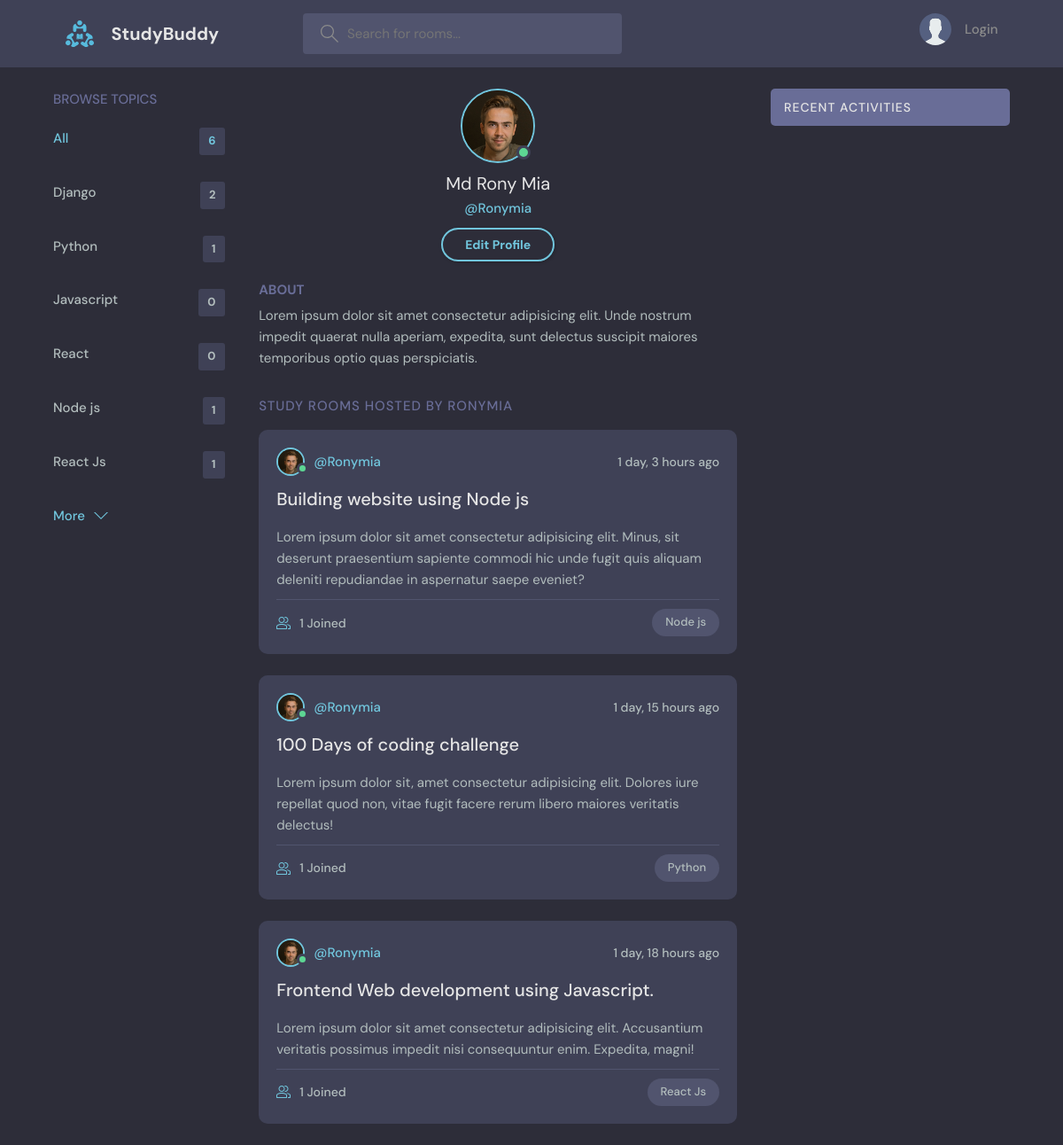
The app's page /profile/1 with its own data.
### devproject/models.py (models this page shows, shortened)
class Topics(models.Model):
    name = models.CharField(max_length=120)

class Room(models.Model):
    host = models.ForeignKey(Profile,on_delete=models.SET_NULL,null=True)
    topic = models.ForeignKey(Topics,on_delete=models.SET_NULL,null=True)
    title = models.CharField(max_length=288)
    description = models.TextField()
    participants = models.ManyToManyField(Profile,related_name='participants',blank=True)
    created = models.DateTimeField(auto_now_add=True)
    updated = models.DateTimeField(auto_now=True)
    class Meta:
        ordering = ['-created']

### devaccounts/models.py (models this page shows, shortened)
class Profile(models.Model):
    user = models.OneToOneField(User,on_delete=models.CASCADE)
    first_name = models.CharField(max_length=100,null=True,blank=True)
    username = models.CharField(max_length=100,null=True,blank=True)
    email = models.EmailField(max_length=100,null=True,blank=True)
    profile_pic = models.ImageField(upload_to='avatar',default='dennis.jpg',blank=True,null=True)
    bio = models.TextField()
    facebook_id = models.URLField(blank=True,null=True)
    twitter_id = models.URLField(blank=True,null=True)
    linkedin_id = models.URLField(blank=True,null=True)

### devaccounts/views.py (the view)
# urls.py: path('profile/<str:pk>',views.profile,name='profile'),
def profile(request,pk):
    profile = Profile.objects.get(id=pk)
    rooms = profile.room_set.all()
    topics = Topics.objects.all()
    profile_messages = profile.messages_set.all()
    context = {'profile':profile,'rooms':rooms,'topics':topics,'profile_messages':profile_messages}
    return render(request,'devaccounts/profile.html',context)

### devaccounts/templates/devaccounts/profile.html (shortened to what this page needs)
{% extends 'base.html' %}
{% block content %}
<main class="profile-page layout layout--3">
    <div class="container">
      {% include 'includes/topics.html' %}
      <div class="roomList">
        <div class="profile">
          <div class="profile__avatar">
            <div class="avatar avatar--large active">
              <img src="{{profile.profile_pic.url}}" />
            </div>
          </div>
          <div class="profile__info">
             {% if profile.first_name %}
             <h3>{{profile.first_name}}</h3>
             {% endif %}
            {% if profile.username %}
            <p>@{{profile.username}}</p>
            {% endif %}
            <a href="{% url 'edit_profile' %}" class="btn btn--main btn--pill">Edit Profile</a>
          </div>
          <div class="profile__about">
            <h3>About</h3>
            <p>
              {{profile.bio}}
            </p>
          </div>
        </div>
        <div class="roomList__header">
          <div>
            <h2>Study Rooms Hosted by {{profile.user.username}}</a>
            </h2>
          </div>
        </div>
        {% for room in rooms %}
        <div class="roomListRoom">
          <div class="roomListRoom__header">
            <a href="{% url 'profile' room.host.id %}" class="roomListRoom__author">
              <div class="avatar avatar--small active">
                <img src="{{room.host.profile_pic.url}}" />
              </div>
              <span>@{{room.host.user}}</span>
            </a>
            <div class="roomListRoom__actions">
              <span>{{room.created|timesince}} ago</span>
            </div>
          </div>
          <div class="roomListRoom__content">
            <a href="{% url 'room' room.id %}">{{room.title}}</a>
            <p>
              {{room.description}}
            </p>
          </div>
          <div class="roomListRoom__meta">
            <a class="roomListRoom__joined">
              {{room.participants.all.count}} Joined
            </a>
            <p class="roomListRoom__topic">{{room.topic.name}}</p>
          </div>
        </div>
        {% endfor %}
      </div>
      <div class="activities">
        <div class="activities__header">
          <h2>Recent Activities</h2>
        </div>
      </div>
    </div>
  </main>
{% endblock content %}

### templates/includes/topics.html
      <div class="topics">
        <div class="topics__header">
          <h2>Browse Topics</h2>
        </div>
        <ul class="topics__list">
          <li>
            <a href="{% url 'home' %}" class="active">All <span>{{topics.count}}</span></a>
          </li>
          {% for topic in topics %}
          <li>
            <a href="{% url 'home' %}?q={{topic.name}}">{{topic.name}} <span>{{topic.room_set.all.count}}</span></a>
          </li>
          {% endfor %}
        </ul>
        <a class="btn btn--link" href="topics.html">
          More
          <svg version="1.1" xmlns="http://www.w3.org/2000/svg" width="32" height="32" viewBox="0 0 32 32">
            <title>chevron-down</title>
            <path d="M16 21l-13-13h-3l16 16 16-16h-3l-13 13z"></path>
          </svg>
        </a>
      </div>

### records on screen
Topics: name "Django", room_set.all.count "2"
Topics: name "Python", room_set.all.count "1"
Topics: name "Javascript", room_set.all.count "0"
Topics: name "React", room_set.all.count "0"
Topics: name "Node js", room_set.all.count "1"
Topics: name "React Js", room_set.all.count "1"
Profile: profile_pic (picture), first_name "Md Rony Mia", username "Ronymia", bio "Lorem ipsum dolor sit amet consectetur adipisicing elit. Unde nostrum impedit quaerat nulla aperiam, expedita, sunt delectus suscipit maiores temporibus optio quas perspiciatis.", user.username "RONYMIA"
Room: host.profile_pic (picture), host.user "Ronymia", created "1 day, 3 hours", title "Building website using Node js", description "Lorem ipsum dolor sit amet consectetur adipisicing elit. Minus, sit deserunt praesentium sapiente commodi hic unde fugit quis aliquam deleniti repudiandae in aspernatur saepe eveniet?", participants.all.count "1", topic.name "Node js"
Room: host.profile_pic (picture), host.user "Ronymia", created "1 day, 15 hours", title "100 Days of coding challenge", description "Lorem ipsum dolor sit, amet consectetur adipisicing elit. Dolores iure repellat quod non, vitae fugit facere rerum libero maiores veritatis delectus!", participants.all.count "1", topic.name "Python"
Room: host.profile_pic (picture), host.user "Ronymia", created "1 day, 18 hours", title "Frontend Web development using Javascript.", description "Lorem ipsum dolor sit amet consectetur adipisicing elit. Accusantium veritatis possimus impedit nisi consequuntur enim. Expedita, magni!", participants.all.count "1", topic.name "React Js"

### other values on screen
{{ topics.count }} "6"
